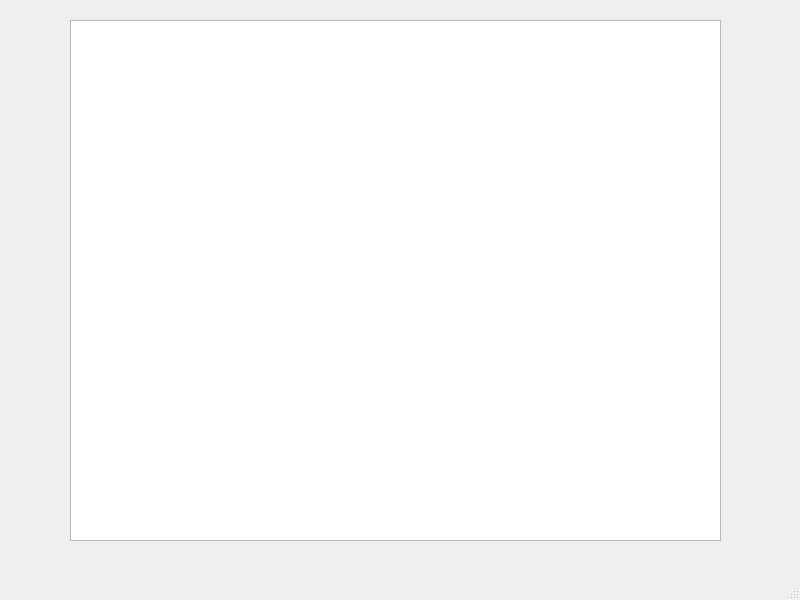
<?xml version="1.0" encoding="UTF-8"?>
<ui version="4.0">
 <class>MainWindow</class>
 <widget class="QMainWindow" name="MainWindow">
  <property name="geometry">
   <rect>
    <x>0</x>
    <y>0</y>
    <width>800</width>
    <height>600</height>
   </rect>
  </property>
  <property name="windowTitle">
   <string>MainWindow</string>
  </property>
  <widget class="QWidget" name="centralwidget">
   <widget class="QTableWidget" name="tableWidget">
    <property name="geometry">
     <rect>
      <x>70</x>
      <y>20</y>
      <width>651</width>
      <height>521</height>
     </rect>
    </property>
   </widget>
  </widget>
  <widget class="QMenuBar" name="menubar">
   <property name="geometry">
    <rect>
     <x>0</x>
     <y>0</y>
     <width>800</width>
     <height>26</height>
    </rect>
   </property>
  </widget>
  <widget class="QStatusBar" name="statusbar"/>
 </widget>
 <resources/>
 <connections/>
</ui>
